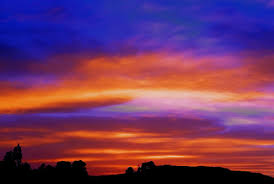
#> input picture exe8/download.jpg, 274 x 184 px
$ python Numpy.py
#> lines starting #> are read from the running program, lines starting #| are printed output that depends on the picture
import numpy as np
import matplotlib.pyplot as plt
from PIL import Image


image_path = "download.jpg"
img = Image.open(image_path)
#> img is the input picture: PIL image 274x184 RGB; mean R, G, B 113.6, 55.2, 98.3


img_np = np.array(img)

red = img_np[:, :, 0]
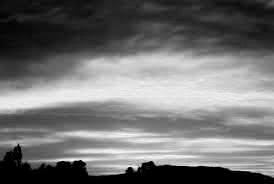
#> red: shape (184, 274); min 0, max 251, mean 113.6
green = img_np[:, :, 1]
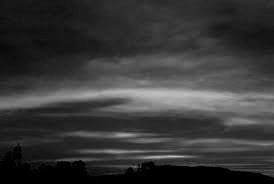
#> green: shape (184, 274); min 0, max 193, mean 55.2
blue = img_np[:, :, 2]
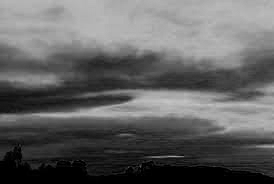
#> blue: shape (184, 274); min 0, max 196, mean 98.3

r_hist, _ = np.histogram(red, bins=256, range=(0, 256))
#> r_hist = 256 values, max 3652 at index 0, min 0 at index 250, mean 196.9
g_hist, _ = np.histogram(green, bins=256, range=(0, 256))
#> g_hist = 256 values, max 3594 at index 0, min 0 at index 194, mean 196.9
b_hist, _ = np.histogram(blue, bins=256, range=(0, 256))
#> b_hist = 256 values, max 3624 at index 0, min 0 at index 197, mean 196.9

plt.figure(figsize=(10,4))
plt.plot(r_hist, color='red', label='Red')
plt.plot(g_hist, color='green', label='Green')
plt.plot(b_hist, color='blue', label='Blue')
plt.title("RGB Histogram")
plt.xlabel("Color Value (0-255)")
plt.ylabel("Pixel Count")
plt.legend()
plt.show()
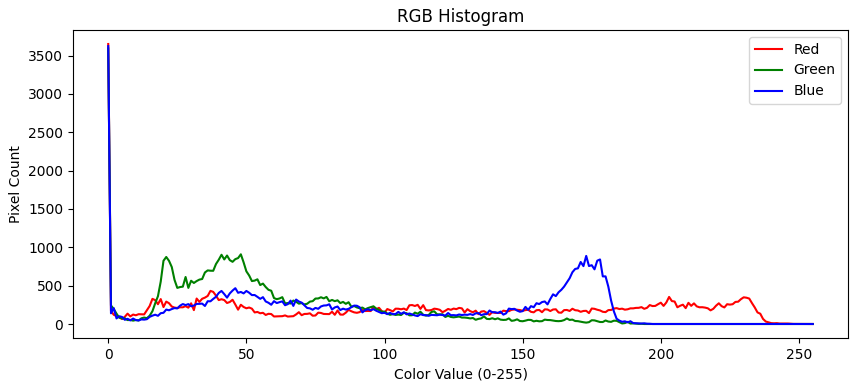
#> figure drawn by matplotlib, 1 panel; curve peaks at x = 0, y = 3652; curve peaks at x = 0, y = 3594; curve peaks at x = 0, y = 3624
